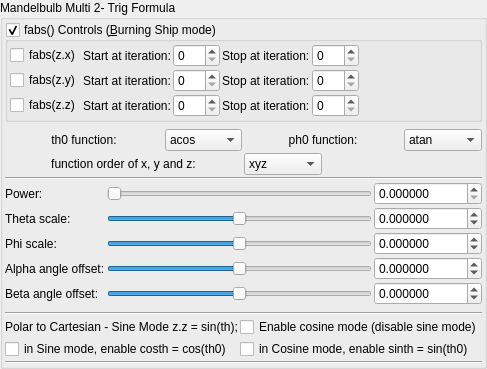
    <widget class="QGroupBox" name="groupBox">
     <property name="title">
      <string>Mandelbulb Multi 2- Trig Formula</string>
     </property>
     <property name="checkable">
      <bool>false</bool>
     </property>
     <layout class="QVBoxLayout" name="verticalLayout_39" stretch="0,0,0,0,0">
      <property name="spacing">
       <number>2</number>
      </property>
      <property name="leftMargin">
       <number>2</number>
      </property>
      <property name="topMargin">
       <number>2</number>
      </property>
      <property name="rightMargin">
       <number>2</number>
      </property>
      <property name="bottomMargin">
       <number>2</number>
      </property>
      <item>
       <widget class="MyGroupBox" name="groupCheck_transf_function_enabled_false">
        <property name="toolTip">
         <string/>
        </property>
        <property name="title">
         <string>fabs() Controls (&amp;Burning Ship mode)</string>
        </property>
        <property name="checkable">
         <bool>true</bool>
        </property>
        <layout class="QVBoxLayout" name="verticalLayout_54">
         <property name="spacing">
          <number>2</number>
         </property>
         <property name="leftMargin">
          <number>2</number>
         </property>
         <property name="topMargin">
          <number>2</number>
         </property>
         <property name="rightMargin">
          <number>2</number>
         </property>
         <property name="bottomMargin">
          <number>2</number>
         </property>
         <item>
          <layout class="QGridLayout" name="gridLayout">
           <item row="0" column="6">
            <spacer name="horizontalSpacer_2">
             <property name="orientation">
              <enum>Qt::Horizontal</enum>
             </property>
             <property name="sizeHint" stdset="0">
              <size>
               <width>40</width>
               <height>20</height>
              </size>
             </property>
            </spacer>
           </item>
           <item row="0" column="0">
            <widget class="QCheckBox" name="checkBox_transf_function_enabledAx_false">
             <property name="text">
              <string notr="true">fabs(z.x)</string>
             </property>
            </widget>
           </item>
           <item row="1" column="0">
            <widget class="QCheckBox" name="checkBox_transf_function_enabledAy_false">
             <property name="text">
              <string notr="true">fabs(z.y)</string>
             </property>
            </widget>
           </item>
           <item row="0" column="2">
            <widget class="MySpinBox" name="spinboxInt_transf_start_iterations_X">
             <property name="sizePolicy">
              <sizepolicy hsizetype="Minimum" vsizetype="Maximum">
               <horstretch>0</horstretch>
               <verstretch>0</verstretch>
              </sizepolicy>
             </property>
             <property name="maximum">
              <number>250</number>
             </property>
            </widget>
           </item>
           <item row="0" column="4">
            <widget class="MySpinBox" name="spinboxInt_transf_stop_iterations_X">
             <property name="sizePolicy">
              <sizepolicy hsizetype="Minimum" vsizetype="Maximum">
               <horstretch>0</horstretch>
               <verstretch>0</verstretch>
              </sizepolicy>
             </property>
             <property name="maximum">
              <number>250</number>
             </property>
            </widget>
           </item>
           <item row="0" column="1">
            <widget class="QLabel" name="label_251">
             <property name="text">
              <string>Start at iteration:</string>
             </property>
            </widget>
           </item>
           <item row="2" column="0">
            <widget class="QCheckBox" name="checkBox_transf_function_enabledAz_false">
             <property name="text">
              <string notr="true">fabs(z.z)</string>
             </property>
            </widget>
           </item>
           <item row="0" column="3">
            <widget class="QLabel" name="label_250">
             <property name="text">
              <string>Stop at iteration:</string>
             </property>
            </widget>
           </item>
           <item row="1" column="3">
            <widget class="QLabel" name="label_254">
             <property name="text">
              <string>Stop at iteration:</string>
             </property>
            </widget>
           </item>
           <item row="2" column="3">
            <widget class="QLabel" name="label_255">
             <property name="text">
              <string>Stop at iteration:</string>
             </property>
            </widget>
           </item>
           <item row="2" column="1">
            <widget class="QLabel" name="label_253">
             <property name="text">
              <string>Start at iteration:</string>
             </property>
            </widget>
           </item>
           <item row="1" column="1">
            <widget class="QLabel" name="label_252">
             <property name="text">
              <string>Start at iteration:</string>
             </property>
            </widget>
           </item>
           <item row="1" column="4">
            <widget class="MySpinBox" name="spinboxInt_transf_stop_iterations_Y">
             <property name="sizePolicy">
              <sizepolicy hsizetype="Minimum" vsizetype="Maximum">
               <horstretch>0</horstretch>
               <verstretch>0</verstretch>
              </sizepolicy>
             </property>
             <property name="maximum">
              <number>250</number>
             </property>
            </widget>
           </item>
           <item row="2" column="4">
            <widget class="MySpinBox" name="spinboxInt_transf_stop_iterations_Z">
             <property name="sizePolicy">
              <sizepolicy hsizetype="Minimum" vsizetype="Maximum">
               <horstretch>0</horstretch>
               <verstretch>0</verstretch>
              </sizepolicy>
             </property>
             <property name="maximum">
              <number>250</number>
             </property>
            </widget>
           </item>
           <item row="1" column="2">
            <widget class="MySpinBox" name="spinboxInt_transf_start_iterations_Y">
             <property name="sizePolicy">
              <sizepolicy hsizetype="Minimum" vsizetype="Maximum">
               <horstretch>0</horstretch>
               <verstretch>0</verstretch>
              </sizepolicy>
             </property>
             <property name="maximum">
              <number>250</number>
             </property>
            </widget>
           </item>
           <item row="2" column="2">
            <widget class="MySpinBox" name="spinboxInt_transf_start_iterations_Z">
             <property name="sizePolicy">
              <sizepolicy hsizetype="Minimum" vsizetype="Maximum">
               <horstretch>0</horstretch>
               <verstretch>0</verstretch>
              </sizepolicy>
             </property>
             <property name="maximum">
              <number>250</number>
             </property>
            </widget>
           </item>
          </layout>
         </item>
        </layout>
       </widget>
      </item>
      <item>
       <layout class="QGridLayout" name="gridLayout_75">
        <property name="topMargin">
         <number>5</number>
        </property>
        <item row="2" column="0" colspan="3">
         <widget class="QLabel" name="label_multi1_order_of_xyz_2">
          <property name="text">
           <string>function order of x, y and z:</string>
          </property>
          <property name="alignment">
           <set>Qt::AlignCenter</set>
          </property>
         </widget>
        </item>
        <item row="1" column="5">
         <widget class="QComboBox" name="comboBox_mandelbulbMulti_atan_or_atan2">
          <item>
           <property name="text">
            <string notr="true">atan</string>
           </property>
          </item>
          <item>
           <property name="text">
            <string notr="true">atan2</string>
           </property>
          </item>
         </widget>
        </item>
        <item row="1" column="0" colspan="2">
         <widget class="QLabel" name="label_multi1_th0_function_2">
          <property name="text">
           <string>th0 function:</string>
          </property>
          <property name="alignment">
           <set>Qt::AlignCenter</set>
          </property>
         </widget>
        </item>
        <item row="1" column="3" colspan="2">
         <widget class="QLabel" name="label_multi1_ph0_function_2">
          <property name="text">
           <string>ph0 function:</string>
          </property>
          <property name="alignment">
           <set>Qt::AlignCenter</set>
          </property>
         </widget>
        </item>
        <item row="2" column="3">
         <widget class="QComboBox" name="comboBox_mandelbulbMulti_order_of_xyz">
          <item>
           <property name="text">
            <string notr="true">xyz</string>
           </property>
          </item>
          <item>
           <property name="text">
            <string notr="true">xzy</string>
           </property>
          </item>
          <item>
           <property name="text">
            <string notr="true">yxz</string>
           </property>
          </item>
          <item>
           <property name="text">
            <string notr="true">yzx</string>
           </property>
          </item>
          <item>
           <property name="text">
            <string notr="true">zxy</string>
           </property>
          </item>
          <item>
           <property name="text">
            <string notr="true">zyx</string>
           </property>
          </item>
         </widget>
        </item>
        <item row="1" column="2">
         <widget class="QComboBox" name="comboBox_mandelbulbMulti_acos_or_asin">
          <item>
           <property name="text">
            <string notr="true">acos</string>
           </property>
          </item>
          <item>
           <property name="text">
            <string notr="true">asin</string>
           </property>
          </item>
         </widget>
        </item>
        <item row="3" column="0" colspan="6">
         <widget class="Line" name="line">
          <property name="orientation">
           <enum>Qt::Horizontal</enum>
          </property>
         </widget>
        </item>
       </layout>
      </item>
      <item>
       <layout class="QGridLayout" name="gridLayout_76">
        <property name="spacing">
         <number>2</number>
        </property>
        <item row="2" column="2">
         <widget class="MyDoubleSpinBox" name="spinbox_transf_scaleB_1">
          <property name="sizePolicy">
           <sizepolicy hsizetype="Minimum" vsizetype="Maximum">
            <horstretch>0</horstretch>
            <verstretch>0</verstretch>
           </sizepolicy>
          </property>
          <property name="prefix">
           <string/>
          </property>
          <property name="suffix">
           <string/>
          </property>
          <property name="decimals">
           <number>6</number>
          </property>
          <property name="minimum">
           <double>-99.998999999999995</double>
          </property>
          <property name="maximum">
           <double>99.998999999999995</double>
          </property>
          <property name="singleStep">
           <double>0.100000000000000</double>
          </property>
         </widget>
        </item>
        <item row="3" column="2">
         <widget class="MyDoubleSpinBox" name="spinbox_alpha_angle_offset">
          <property name="sizePolicy">
           <sizepolicy hsizetype="Minimum" vsizetype="Maximum">
            <horstretch>0</horstretch>
            <verstretch>0</verstretch>
           </sizepolicy>
          </property>
          <property name="prefix">
           <string/>
          </property>
          <property name="suffix">
           <string/>
          </property>
          <property name="decimals">
           <number>6</number>
          </property>
          <property name="minimum">
           <double>-36000.000000000000000</double>
          </property>
          <property name="maximum">
           <double>36000.000000000000000</double>
          </property>
          <property name="singleStep">
           <double>0.100000000000000</double>
          </property>
         </widget>
        </item>
        <item row="2" column="0">
         <widget class="QLabel" name="label_121">
          <property name="text">
           <string>Phi scale:</string>
          </property>
         </widget>
        </item>
        <item row="2" column="1">
         <widget class="QSlider" name="slider_transf_scaleB_1">
          <property name="sizePolicy">
           <sizepolicy hsizetype="Expanding" vsizetype="Maximum">
            <horstretch>0</horstretch>
            <verstretch>0</verstretch>
           </sizepolicy>
          </property>
          <property name="minimum">
           <number>-5000000</number>
          </property>
          <property name="maximum">
           <number>5000000</number>
          </property>
          <property name="value">
           <number>0</number>
          </property>
          <property name="sliderPosition">
           <number>0</number>
          </property>
          <property name="orientation">
           <enum>Qt::Horizontal</enum>
          </property>
         </widget>
        </item>
        <item row="4" column="0">
         <widget class="QLabel" name="label_293">
          <property name="text">
           <string>Beta angle offset:</string>
          </property>
         </widget>
        </item>
        <item row="0" column="2">
         <widget class="MyDoubleSpinBox" name="spinbox_power">
          <property name="sizePolicy">
           <sizepolicy hsizetype="Minimum" vsizetype="Maximum">
            <horstretch>0</horstretch>
            <verstretch>0</verstretch>
           </sizepolicy>
          </property>
          <property name="prefix">
           <string/>
          </property>
          <property name="suffix">
           <string/>
          </property>
          <property name="decimals">
           <number>6</number>
          </property>
          <property name="minimum">
           <double>0.000000000000000</double>
          </property>
          <property name="maximum">
           <double>99.998999999999995</double>
          </property>
          <property name="singleStep">
           <double>0.100000000000000</double>
          </property>
         </widget>
        </item>
        <item row="1" column="2">
         <widget class="MyDoubleSpinBox" name="spinbox_transf_scaleA_1">
          <property name="sizePolicy">
           <sizepolicy hsizetype="Minimum" vsizetype="Maximum">
            <horstretch>0</horstretch>
            <verstretch>0</verstretch>
           </sizepolicy>
          </property>
          <property name="prefix">
           <string/>
          </property>
          <property name="suffix">
           <string/>
          </property>
          <property name="decimals">
           <number>6</number>
          </property>
          <property name="minimum">
           <double>-99.998999999999995</double>
          </property>
          <property name="maximum">
           <double>99.998999999999995</double>
          </property>
          <property name="singleStep">
           <double>0.100000000000000</double>
          </property>
         </widget>
        </item>
        <item row="4" column="1">
         <widget class="QSlider" name="slider_beta_angle_offset">
          <property name="sizePolicy">
           <sizepolicy hsizetype="Expanding" vsizetype="Maximum">
            <horstretch>0</horstretch>
            <verstretch>0</verstretch>
           </sizepolicy>
          </property>
          <property name="minimum">
           <number>-360000000</number>
          </property>
          <property name="maximum">
           <number>360000000</number>
          </property>
          <property name="value">
           <number>0</number>
          </property>
          <property name="sliderPosition">
           <number>0</number>
          </property>
          <property name="orientation">
           <enum>Qt::Horizontal</enum>
          </property>
         </widget>
        </item>
        <item row="1" column="1">
         <widget class="QSlider" name="slider_transf_scaleA_1">
          <property name="sizePolicy">
           <sizepolicy hsizetype="Expanding" vsizetype="Maximum">
            <horstretch>0</horstretch>
            <verstretch>0</verstretch>
           </sizepolicy>
          </property>
          <property name="minimum">
           <number>-5000000</number>
          </property>
          <property name="maximum">
           <number>5000000</number>
          </property>
          <property name="value">
           <number>0</number>
          </property>
          <property name="sliderPosition">
           <number>0</number>
          </property>
          <property name="orientation">
           <enum>Qt::Horizontal</enum>
          </property>
         </widget>
        </item>
        <item row="3" column="1">
         <widget class="QSlider" name="slider_alpha_angle_offset">
          <property name="sizePolicy">
           <sizepolicy hsizetype="Expanding" vsizetype="Maximum">
            <horstretch>0</horstretch>
            <verstretch>0</verstretch>
           </sizepolicy>
          </property>
          <property name="minimum">
           <number>-360000000</number>
          </property>
          <property name="maximum">
           <number>360000000</number>
          </property>
          <property name="value">
           <number>0</number>
          </property>
          <property name="sliderPosition">
           <number>0</number>
          </property>
          <property name="orientation">
           <enum>Qt::Horizontal</enum>
          </property>
         </widget>
        </item>
        <item row="0" column="0">
         <widget class="QLabel" name="label_294">
          <property name="text">
           <string>Power:</string>
          </property>
         </widget>
        </item>
        <item row="1" column="0">
         <widget class="QLabel" name="label_120">
          <property name="text">
           <string>Theta scale:</string>
          </property>
         </widget>
        </item>
        <item row="0" column="1">
         <widget class="QSlider" name="slider_power">
          <property name="sizePolicy">
           <sizepolicy hsizetype="Expanding" vsizetype="Maximum">
            <horstretch>0</horstretch>
            <verstretch>0</verstretch>
           </sizepolicy>
          </property>
          <property name="maximum">
           <number>20000000</number>
          </property>
          <property name="singleStep">
           <number>1</number>
          </property>
          <property name="orientation">
           <enum>Qt::Horizontal</enum>
          </property>
         </widget>
        </item>
        <item row="3" column="0">
         <widget class="QLabel" name="label_292">
          <property name="text">
           <string>Alpha angle offset:</string>
          </property>
         </widget>
        </item>
        <item row="4" column="2">
         <widget class="MyDoubleSpinBox" name="spinbox_beta_angle_offset">
          <property name="sizePolicy">
           <sizepolicy hsizetype="Minimum" vsizetype="Maximum">
            <horstretch>0</horstretch>
            <verstretch>0</verstretch>
           </sizepolicy>
          </property>
          <property name="prefix">
           <string/>
          </property>
          <property name="suffix">
           <string/>
          </property>
          <property name="decimals">
           <number>6</number>
          </property>
          <property name="minimum">
           <double>-36000.000000000000000</double>
          </property>
          <property name="maximum">
           <double>36000.000000000000000</double>
          </property>
          <property name="singleStep">
           <double>0.100000000000000</double>
          </property>
         </widget>
        </item>
       </layout>
      </item>
      <item>
       <layout class="QGridLayout" name="gridLayout_78">
        <property name="topMargin">
         <number>5</number>
        </property>
        <item row="1" column="1">
         <widget class="QCheckBox" name="checkBox_transf_function_enabledx_false">
          <property name="text">
           <string>Enable cosine mode (disable sine mode)</string>
          </property>
         </widget>
        </item>
        <item row="1" column="0">
         <widget class="QLabel" name="label_122">
          <property name="text">
           <string>Polar to Cartesian - Sine Mode z.z = sin(th);</string>
          </property>
         </widget>
        </item>
        <item row="0" column="0" colspan="2">
         <widget class="Line" name="line_2">
          <property name="orientation">
           <enum>Qt::Horizontal</enum>
          </property>
         </widget>
        </item>
        <item row="3" column="0">
         <widget class="QCheckBox" name="checkBox_transf_function_enabledz_false">
          <property name="text">
           <string>in Sine mode, enable costh = cos(th0)</string>
          </property>
         </widget>
        </item>
        <item row="3" column="1">
         <widget class="QCheckBox" name="checkBox_transf_function_enabledy_false">
          <property name="text">
           <string>in Cosine mode, enable sinth = sin(th0)</string>
          </property>
         </widget>
        </item>
       </layout>
      </item>
      <item>
       <widget class="Line" name="line_3">
        <property name="orientation">
         <enum>Qt::Horizontal</enum>
        </property>
       </widget>
      </item>
     </layout>
    </widget>
